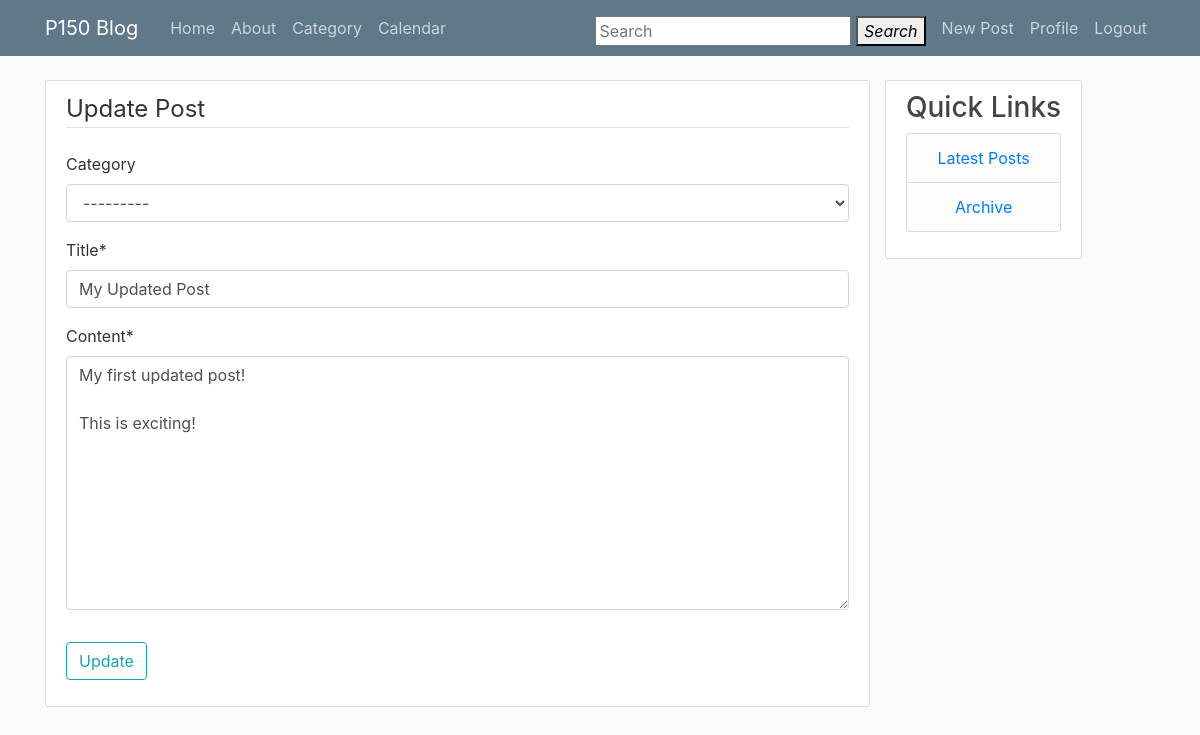
Page /post/2/update/ (signed in) on the committed database.
### blog/models.py (models this page shows, shortened)
class Post(models.Model):
    title = models.CharField(max_length=100)
    content = RichTextUploadingField(config_name='default')
    date_posted = models.DateTimeField(default=timezone.now)
    author = models.ForeignKey(User, on_delete=models.CASCADE)
    category = models.ForeignKey(Category, on_delete=models.PROTECT, null=True,
                                blank=True)

class Category(models.Model):
    title = models.CharField(max_length=255)
    def __str__(self):
        return self.title

### blog/views.py (the view, shortened to what this page needs)
# urls.py: path('post/<int:pk>/update/', PostUpdateView.as_view(),
class PostUpdateView(LoginRequiredMixin, UserPassesTestMixin, UpdateView):
    model = Post
    form_class = PostForm
    template_name = 'blog/post_update.html'
    def test_func(self):
        post = self.get_object()
        return self.request.user == post.author

### blog/forms.py
class PostForm(forms.ModelForm):
    class Meta:
        model = Post
        fields = ['category', 'title', 'content']

### blog/templates/blog/post_update.html (shortened to what this page needs)
{% extends 'blog/base.html' %}
{% load crispy_forms_tags %}
{% block content %}
	<div class="content-section">
		<form method="POST">
			<fieldset class="form-group">
				<legend class="border-bottom mb-4">Update Post</legend>
				{{ form|crispy }}
			</fieldset>
			<div class="form-group">
				<button class="btn btn-outline-info" type="submit">Update</button>
			</div>
		</form>
	</div>
{% endblock %}

### blog/static/blog/main.css (style rules this page uses)
body { background: #fafafa; color: #333333; margin-top: 5rem; }
.content-section { background: #ffffff; padding: 10px 20px; border: 1px solid #dddddd; border-radius: 3px; margin-bottom: 20px; }

### rows in the picture
Post: category "---------", content "My first updated post! This is exciting!"
Category: title "My Updated Post"
